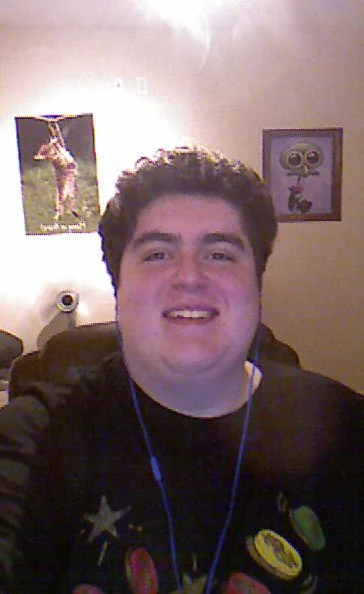
#> input picture input/users/001.webp, 364 x 594 px
$ python -i pipeline.py   (imports and definitions only)
#> lines starting #> are read from the running program, lines starting #| are printed output that depends on the picture
"""
Zeely AI Avatar Generator Pipeline
====================================
Three-stage automated engine, all on fal.ai:
  1. FLUX PuLID — identity-preserving studio portrait from user photo
  2. fal.ai face-swap — restores real face onto PuLID body (fixes identity drift)
  3. FASHN v1.6 — virtual try-on transfers garment onto avatar

Production features:
  - Retry with exponential backoff on API failures
  - Upload caching (deduplication via content hash)
  - Automated quality scoring (background purity, blur, face detection)
  - Per-user attribute injection (glasses, body type, hair) via user_attributes.json
  - Configurable prompt presets (studio / fashion / ecommerce)
  - Parallel batch processing with ThreadPoolExecutor
  - Structured JSON reporting with per-image QA metrics and timings
"""

import os
import sys
import time
import json
import hashlib
import logging
import argparse
import functools
import requests
from pathlib import Path
from typing import Optional
from dataclasses import dataclass, field, asdict
from concurrent.futures import ThreadPoolExecutor, as_completed
from PIL import Image, ImageFilter, ImageStat

# ---------------------------------------------------------------------------
# Configuration
# ---------------------------------------------------------------------------

FAL_API_KEY = os.environ.get("FAL_KEY", "")

# Model identifiers
BG_REMOVAL_MODEL = "fal-ai/birefnet/v2"
BG_REMOVAL_VARIANT = "Portrait"
AVATAR_RESOLUTION = "1024x1024"

FASHN_CATEGORY_MAP = {
    "upper_body": "tops",
    "lower_body": "bottoms",
    "dresses": "one-piece",
}

# Directories
DEFAULT_INPUT_DIR = "input/users"
DEFAULT_OUTFIT_DIR = "input/outfits"
DEFAULT_OUTPUT_DIR = "output"

# Output dimensions (3:4 portrait)
OUTPUT_WIDTH = 768
OUTPUT_HEIGHT = 1024

# Retry settings
MAX_RETRIES = 3
RETRY_BASE_DELAY = 2  # seconds — exponential backoff: 2s, 4s, 8s

# Quality thresholds
QA_BG_PURITY_THRESHOLD = 0.95    # 95% of border pixels must be near-white
QA_BLUR_THRESHOLD = 80.0          # Laplacian variance; below = blurry
QA_MIN_FACE_AREA_PCT = 0.03       # Face must occupy >= 3% of image

# Concurrency
MAX_WORKERS = 3  # Parallel user processing (respects API rate limits)


# ---------------------------------------------------------------------------
# Prompt Presets
# ---------------------------------------------------------------------------

PROMPT_PRESETS = {
    "studio": {
        "name": "Studio Portrait",
        "prompt": (
            "Professional studio portrait photograph of this person "
            "wearing a plain white crew-neck t-shirt, "
            "pure white seamless background, soft diffused studio lighting with softboxes, "
            "half-body shot framed from top of head to hip level "
            "with 15 percent white space above head, "
            "relaxed neutral expression, even skin tones, no harsh shadows, "
            "standing perfectly straight facing the camera directly, "
            "both arms straight down at sides, hands relaxed and visible below hips, "
            "no posing, no crossed arms, no hands in pockets, no hand gestures, no folded arms, "
            "extremely detailed and sharp, 8K studio photograph"
        ),
        "guidance_scale": 4.0,
        "id_weight": 1.0,
        "steps": 30,
    },
    "fashion": {
        "name": "Fashion Editorial",
        "prompt": (
            "High-end fashion editorial portrait of this person "
            "wearing a plain white crew-neck t-shirt, "
            "pure white seamless backdrop, professional fashion photography lighting, "
            "half-body framing from top of head to hip level "
            "with 15 percent white space above head, "
            "crisp details, magazine-quality skin retouching, "
            "standing perfectly straight facing the camera directly, "
            "both arms straight down at sides, hands relaxed and visible below hips, "
            "no posing, no crossed arms, no hands in pockets, no hand gestures, no folded arms, "
            "shot on medium format camera"
        ),
        "guidance_scale": 5.0,
        "id_weight": 0.9,
        "steps": 35,
    },
    "ecommerce": {
        "name": "E-commerce Product",
        "prompt": (
            "Clean e-commerce model portrait of this person "
            "wearing a plain white crew-neck t-shirt, "
            "plain white background, flat even lighting, "
            "half-body crop from top of head to hip level "
            "with 15 percent white space above head, "
            "commercial product photography style, "
            "standing perfectly straight facing the camera directly, "
            "both arms straight down at sides, hands relaxed and visible below hips, "
            "no posing, no crossed arms, no hands in pockets, no hand gestures, no folded arms, "
            "sharp focus, consistent color temperature"
        ),
        "guidance_scale": 3.5,
        "id_weight": 1.0,
        "steps": 25,
    },
}

DEFAULT_PRESET = "studio"


# ---------------------------------------------------------------------------
# Logging
# ---------------------------------------------------------------------------

# [5 lines not run here, left out]
log = logging.getLogger("zeely-pipeline")


# ---------------------------------------------------------------------------
# Data structures
# ---------------------------------------------------------------------------

@dataclass
class QualityReport:
    """Automated quality metrics for a generated image."""
    bg_purity: float = 0.0          # 0–1, fraction of white border pixels
    blur_score: float = 0.0         # Laplacian variance (higher = sharper)
    face_detected: bool = False
    face_area_pct: float = 0.0
    dimensions_ok: bool = False
    passed: bool = False

    def evaluate(self):
        """Set overall pass/fail from individual metrics."""
        self.passed = (
            self.bg_purity >= QA_BG_PURITY_THRESHOLD
            and self.blur_score >= QA_BLUR_THRESHOLD
            and self.dimensions_ok
        )


@dataclass
class UserResult:
    """Processing result for a single user."""
    user_id: str
    source_file: str
    status: str = "pending"
    avatar_path: Optional[str] = None
    outfit_path: Optional[str] = None
    avatar_qa: Optional[dict] = None
    outfit_qa: Optional[dict] = None
    errors: list = field(default_factory=list)
    timings: dict = field(default_factory=dict)


# ---------------------------------------------------------------------------
# Upload cache — avoids re-uploading identical files to CDN
# ---------------------------------------------------------------------------

class UploadCache:
    """
    Content-addressed upload cache.
    Same file content → same CDN URL, regardless of filename.
    Saves cost and latency in batch processing.
    """

    def __init__(self):
        self._cache: dict[str, str] = {}

    # [19 lines left out: functions _hash_file, get_or_upload, not called in this run]

    def stats(self) -> dict:
        return {"cached_files": len(self._cache)}


_upload_cache = UploadCache()


# ---------------------------------------------------------------------------
# Retry wrapper
# ---------------------------------------------------------------------------

def with_retry(func):
    """
    Decorator for API calls with exponential backoff.
    Retries on: network errors, timeouts, rate limits (429), server errors (5xx).
    """
    # [23 lines left out: function wrapper, not called in this run]
    return wrapper


# ---------------------------------------------------------------------------
# Utility helpers
# ---------------------------------------------------------------------------

def ensure_dir(path: str):
    Path(path).mkdir(parents=True, exist_ok=True)


# [19 lines left out: functions download_image, _raw_upload_to_fal, not called in this run]


def upload_to_fal(image_path: str) -> str:
    """Upload with content-hash caching."""
    return _upload_cache.get_or_upload(image_path)


# ---------------------------------------------------------------------------
# Quality Assessment
# ---------------------------------------------------------------------------

def assess_quality(image_path: str) -> QualityReport:
    """
    Automated quality scoring for generated images.

    Metrics:
    1. Background purity — border pixels should be white (#FFFFFF)
    2. Sharpness — Laplacian variance (detects AI blur / plastic look)
    3. Face presence — skin-tone heuristic in upper-center region
    4. Dimensions — must match target output (768×1024)

    A production system would extend this with:
    - Face similarity scoring (ArcFace / insightface embeddings vs. source)
    - CLIP image-text similarity for prompt adherence
    - Aesthetic scoring model (LAION aesthetic predictor)
    - Anatomical artifact detection (hand/finger counting)
    """
#> called with image_path = 'input/users/001.webp'
    qa = QualityReport()

    try:
        img = Image.open(image_path).convert("RGB")
#> img is the input picture: PIL image 364x594 RGB; mean R, G, B 123.4, 103.8, 104.4
    except Exception:
        return qa

    w, h = img.size
#> w = 364; h = 594

    # 1. Dimensions
    qa.dimensions_ok = (w == OUTPUT_WIDTH and h == OUTPUT_HEIGHT)
#> qa.dimensions_ok = False

    # 2. Background purity: sample border pixels (outer 5%)
    border = max(1, int(min(w, h) * 0.05))
#> border = 18
    white_count = 0
    total_border = 0

    for x in range(w):
        for y in list(range(border)) + list(range(h - border, h)):
            r, g, b = img.getpixel((x, y))
            total_border += 1
            if r > 240 and g > 240 and b > 240:
                white_count += 1
#> after the loop, total_border = 13104; white_count = 1346
    for y in range(border, h - border):
        for x in list(range(border)) + list(range(w - border, w)):
            r, g, b = img.getpixel((x, y))
            total_border += 1
            if r > 240 and g > 240 and b > 240:
                white_count += 1
#> after the loop, total_border = 33192; white_count = 4429

    qa.bg_purity = white_count / max(1, total_border)
#> qa.bg_purity = 0.133

    # 3. Blur detection: Laplacian variance on center crop
    center = img.crop((w // 4, h // 4, 3 * w // 4, 3 * h // 4))
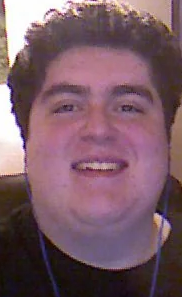
#> center: PIL image 182x297 RGB; mean R, G, B 122.6, 91.8, 102.4
    gray = center.convert("L")
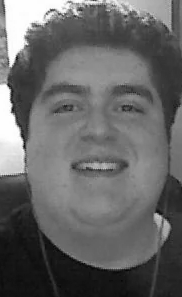
#> gray: PIL image 182x297 L; min 4, max 255, mean 102.2
    laplacian = gray.filter(ImageFilter.Kernel(
        size=(3, 3),
        kernel=[-1, -1, -1, -1, 8, -1, -1, -1, -1],
        scale=1, offset=128,
    ))
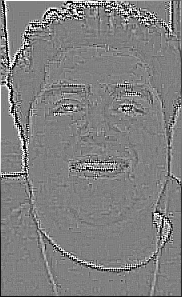
#> laplacian: PIL image 182x297 L; min 0, max 255, mean 127.9
    qa.blur_score = ImageStat.Stat(laplacian).var[0]
#> qa.blur_score = 1106.3

    # 4. Face presence: skin-tone heuristic in upper-center
    #    (Production upgrade: insightface / mediapipe face detector)
    face_region = img.crop((w // 4, 0, 3 * w // 4, h // 2))
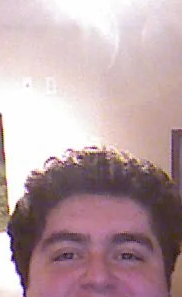
#> face_region: PIL image 182x297 RGB; mean R, G, B 185.6, 160.9, 165.5
    total_px = face_region.width * face_region.height
#> total_px = 54054
    step = max(1, total_px // 5000)
#> step = 10
    skin_hits = 0
    samples = 0

    for i in range(0, total_px, step):
        x = i % face_region.width
        y = i // face_region.width
        if y >= face_region.height:
            break
        r, g, b = face_region.getpixel((x, y))
        samples += 1
        if r > 60 and g > 40 and b > 20 and r > g and (r - g) < 100:
            skin_hits += 1
#> this loop made 5406 passes
#> (r, g, b) on passes 1 to 12: (222, 203, 212), (227, 205, 219), (230, 212, 223), (233, 219, 224), (244, 232, 238), (250, 245, 247), (255, 253, 254), (254, 254, 254), (254, 254, 254), (254, 254, 254), (254, 254, 254), (252, 251, 252)
#> after the loop, samples = 5406; skin_hits = 4758

    skin_pct = skin_hits / max(1, samples)
#> skin_pct = 0.88
    qa.face_detected = skin_pct > 0.10
#> qa.face_detected = True
    qa.face_area_pct = round(skin_pct, 3)

    qa.evaluate()
    return qa


# ---------------------------------------------------------------------------
# STEP 1: Avatar Generation
# ---------------------------------------------------------------------------

# [519 lines left out: functions remove_background_fal, composite_on_white, auto_crop_portrait, _load_user_attributes, _build_prompt, _run_pulid and 7 more, not called in this run]


# [2 lines not run here, left out]

>>> result = assess_quality('input/users/001.webp')
